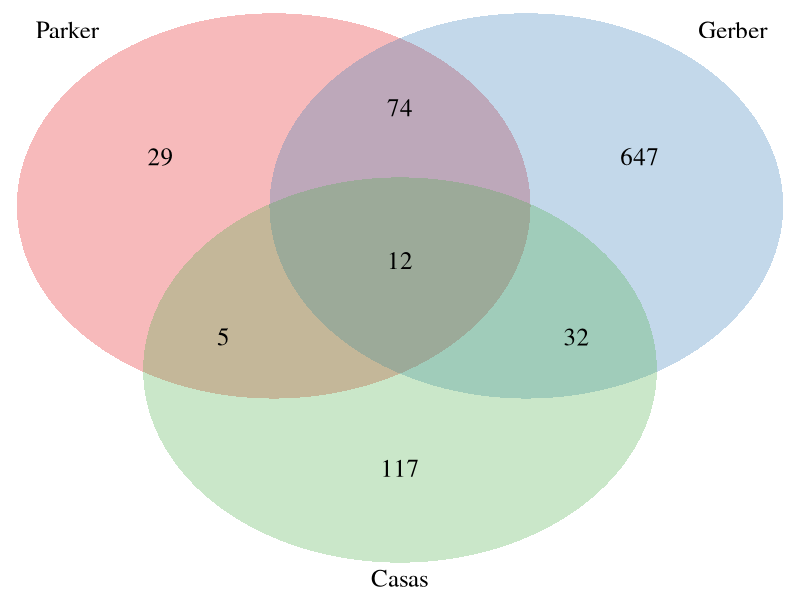
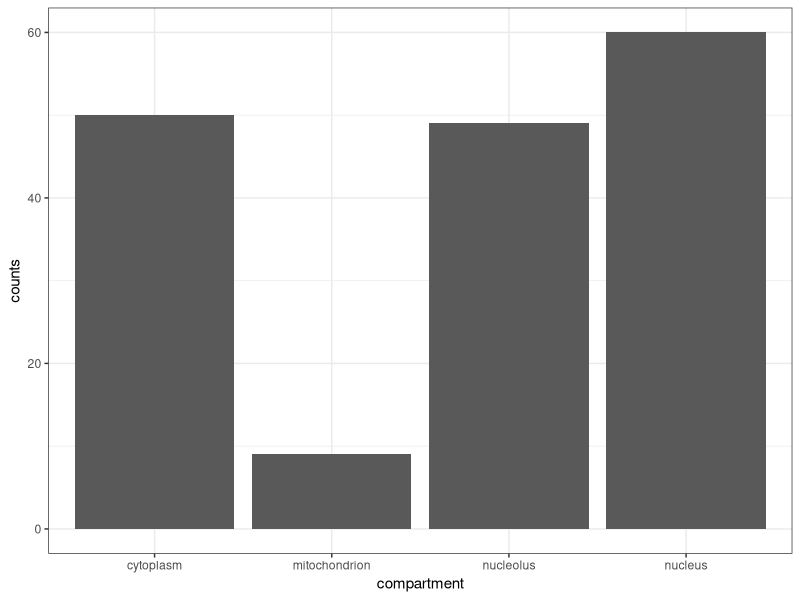
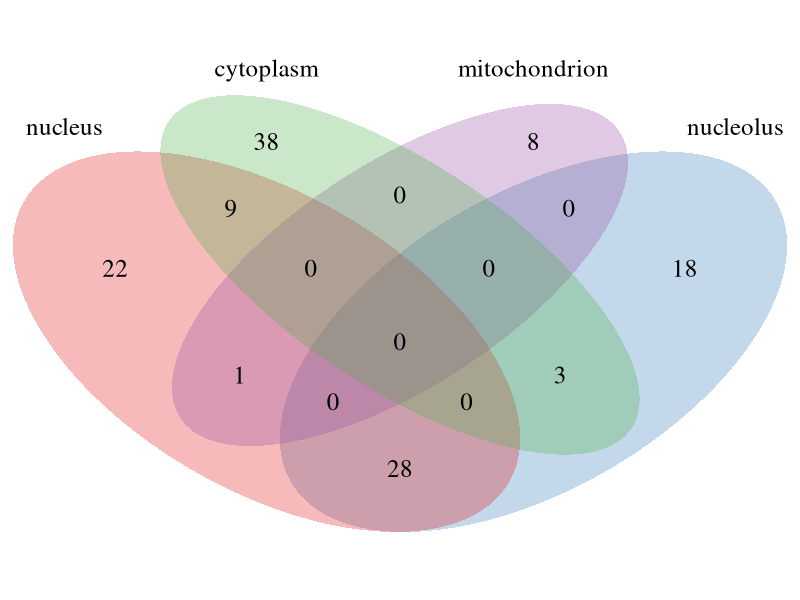
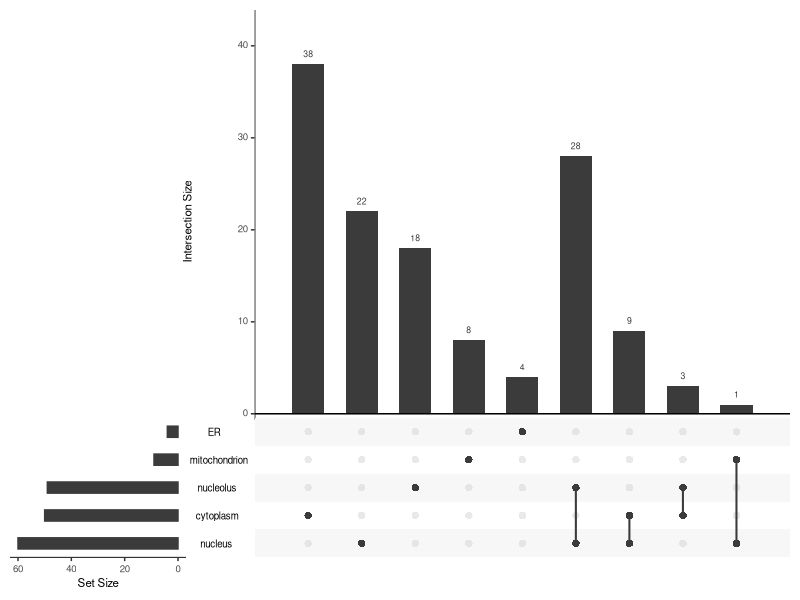

The R script that drew these images, in order:
########################
##
## Localization analysis taking Weissman's GFP data
## Validation of candidates from 120 yeast RBPs from Parker
##
########################
library(ggplot2)
library(VennDiagram)
library(RColorBrewer)
library(grid)
library(UpSetR)

setwd("/fsimb/groups/imb-buttergr/=EVOREG/rnalib")
cairo_pdf("./analysis/localization.pdf", onefile=TRUE)

compartments.all <- c("ambiguous", "mitochondrion", "vacuole", "spindle.pole", "cell.periphery",
                      "punctate.composite", "vacuolar.membrane", "ER", "nuclear.periphery",
                      "endosome", "bud.neck", "microtubule", "Golgi", "late.Golgi",
                      "peroxisome", "actin", "nucleolus", "cytoplasm", "ER.to.Golgi",
                      "early.Golgi", "lipid.particle", "nucleus", "bud")
compartments <- c("nucleus", "nucleolus", "cytoplasm", "mitochondrion")
parker <- read.delim("./analysis/db/yeastRBP_Parker.txt", comment="#")
gerber <- read.delim("./analysis/db/yeastRBP_Gerber.txt", comment="#")
loc <- read.delim("./analysis/db/localization.txt", comment="#")
binders <- read.csv("./analysis/heatmap_1+1_threshold.csv")    # our list of binders

# deduplicate binders
binders <- by(binders, 1:nrow(binders), function(x) {
    data.frame(X=unlist(strsplit(x$X, ";")),
               x[,!grepl("^(X|name)", colnames(x))],    # gene name is no more valid for XXX;YYY rows
               row.names=NULL)
})
binders <- do.call(rbind, binders)

# validation against Parker's db
img <- venn.diagram(list(Parker=parker$Systematic.Name, Gerber=gerber$ORF, Casas=binders$X),
                    fill=brewer.pal(3,"Set1"), alpha=.3, lwd=0, cex=1.5, cat.cex=1.5, filename=NULL)
grid.newpage()
grid.draw(img)

# barplot
df <- data.frame(compartment=compartments,
                 counts=sapply(compartments, function(x) sum(binders$X %in% loc$yORF[loc[, x]])))

p <- ggplot(df, aes(x=compartment, y=counts)) +
    geom_bar(stat="identity") +
    theme_bw()
print(p)

# venn
img <- venn.diagram(lapply(compartments, function(x) binders$X[binders$X %in% loc$yORF[loc[, x]]]),
                    category.names=compartments, fill=brewer.pal(4,"Set1"), alpha=.3, lwd=0, cex=1.5,
                    cat.cex=1.5, filename=NULL)
grid.newpage()
grid.draw(img)

# same, but as an Upset
x <- as.matrix(loc[loc$yORF %in% binders$X, compartments.all])
mode(x) <- "integer"
upset(as.data.frame(x))

# save output
binders$loc <- sapply(binders$X, function(x) { 
    paste(compartments[sapply(compartments, function(y) x %in% loc$yORF[loc[, y]])], collapse="; ")
})
write.csv(binders, file="./analysis/localization.csv", row.names=F)

dev.off()
